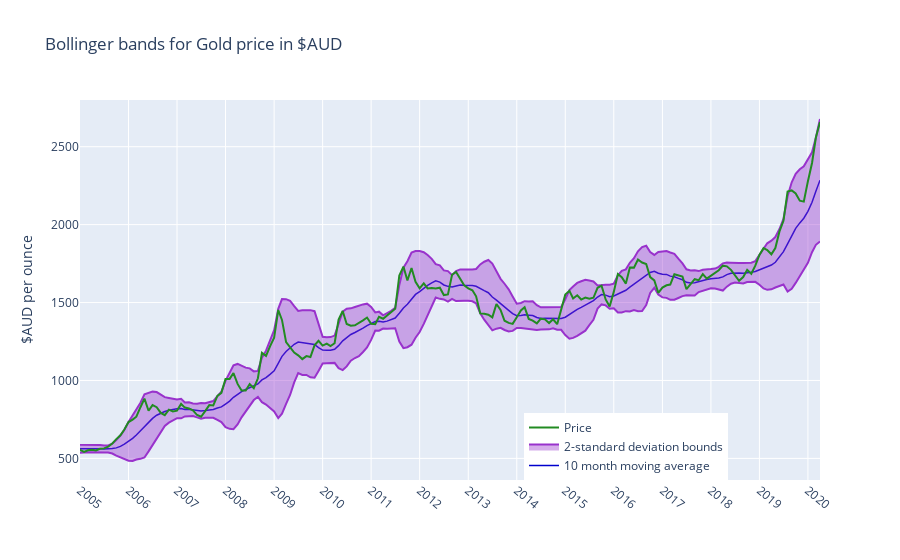

Here is the notebook cell this chart was saved with:
### Code cell
# Gold Bollinger
dfs = df[120:]
import indicators as idc
bbp = idc.get_sma(dfs['Gold AUD'],lookback=10)
bb_upper = idc.get_bb_upper(dfs['Gold AUD'],lookback=10)
bb_lower = idc.get_bb_lower(dfs['Gold AUD'],lookback=10)
price_trace = go.Scatter(x=dfs[10:].index, y=dfs['Gold AUD'][10:], \
                    mode='lines',
                    name='Price', line = {'color':'forestgreen'})
bbp_trace = go.Scatter(x=bbp.index, y=bbp, \
                    mode='lines',
                    name='10 month moving average', line = {'color':'mediumblue','width':1.5})
bb_upper_trace = go.Scatter(x=bbp.index, y=bb_upper, \
                    mode='lines',
                    name='2-standard deviation bounds',fill='tonexty', fillcolor= 'rgba(153,50, 204, 0.4)',line = {'color':'darkorchid'})
bb_lower_trace = go.Scatter(x=bbp.index, y=bb_lower, \
                    mode='lines',
                    name='', line = {'color':'darkorchid'},showlegend=False)
traces = [  bbp_trace,bb_lower_trace, bb_upper_trace,price_trace]
fig_accum_r = go.Figure(data=traces,
    layout={
        'title':'Bollinger bands for Gold price in $AUD', "yaxis_title": "$AUD per ounce",
        'xaxis': {'range':['2005-01-01','2020-04-01'],  'nticks':20, 'tickangle':40},
        'legend': {'x':0.6,'y':0}
    }
)
fig_accum_r.show()

### Figure 1 — Plotly figure (JSON) as saved in the notebook; plotly's stock layout.template omitted (floating-point values rounded to 4 significant figures; data arrays with more than 128 entries replaced by an {"elided": "..."} marker saying what was removed)
{"data": [{"line": {"color": "mediumblue", "width": 1.5}, "mode": "lines", "name": "10 month moving average", "type": "scatter", "x": {"elided": "215 str values"}, "y": {"elided": "215 float values"}}, {"line": {"color": "darkorchid"}, "mode": "lines", "name": "", "showlegend": false, "type": "scatter", "x": {"elided": "215 str values"}, "y": {"elided": "215 float values"}}, {"fill": "tonexty", "fillcolor": "rgba(153,50, 204, 0.4)", "line": {"color": "darkorchid"}, "mode": "lines", "name": "2-standard deviation bounds", "type": "scatter", "x": {"elided": "215 str values"}, "y": {"elided": "215 float values"}}, {"line": {"color": "forestgreen"}, "mode": "lines", "name": "Price", "type": "scatter", "x": {"elided": "205 str values"}, "y": {"elided": "205 float values"}}], "layout": {"legend": {"x": 0.6, "y": 0}, "title": {"text": "Bollinger bands for Gold price in $AUD"}, "xaxis": {"nticks": 20, "range": ["2005-01-01", "2020-04-01"], "tickangle": 40}, "yaxis": {"title": {"text": "$AUD per ounce"}}}}
